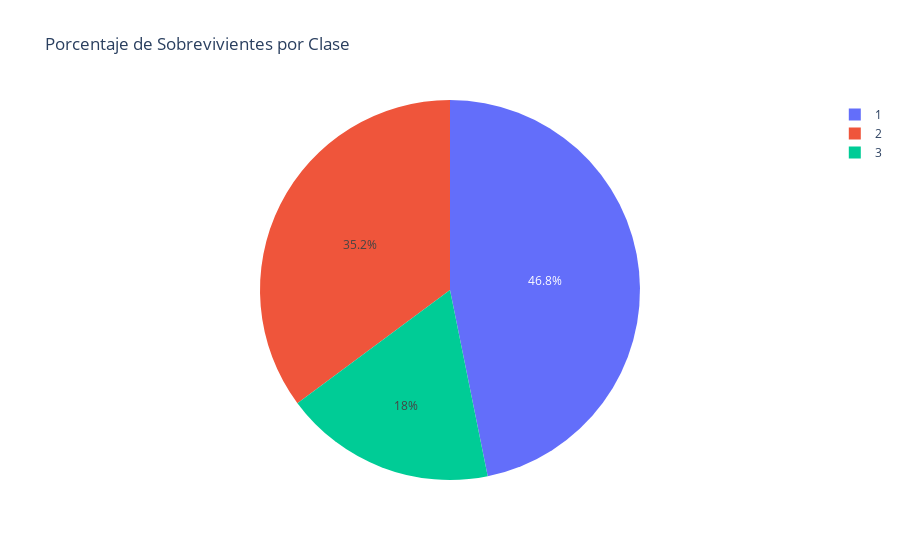

This figure's notebook cell:
### Code cell
fig = px.pie(sobdf, names='Pclass', values='Survived',
             title='Porcentaje de Sobrevivientes por Clase')
fig.show()

### Figure 1 — Plotly figure (JSON) as saved in the notebook; plotly's stock layout.template omitted (floating-point values rounded to 4 significant figures)
{"data": [{"domain": {"x": [0, 1], "y": [0, 1]}, "hovertemplate": "Pclass=%{label}<br>Survived=%{value}<extra></extra>", "labels": [1, 2, 3], "legendgroup": "", "name": "", "showlegend": true, "type": "pie", "values": [62.96, 47.28, 24.24]}], "layout": {"legend": {"tracegroupgap": 0}, "title": {"text": "Porcentaje de Sobrevivientes por Clase"}}}
